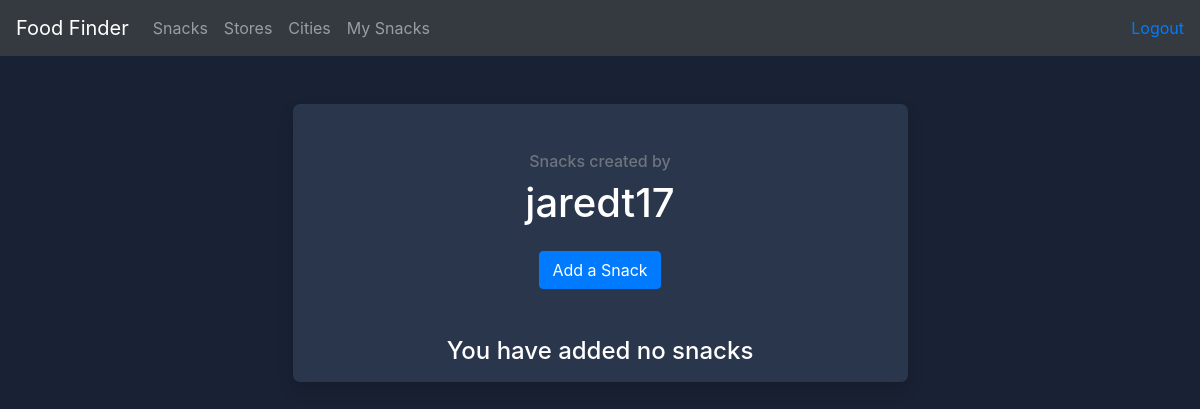
The page /food/my_snacks/ (signed in) on the database as committed earlier.
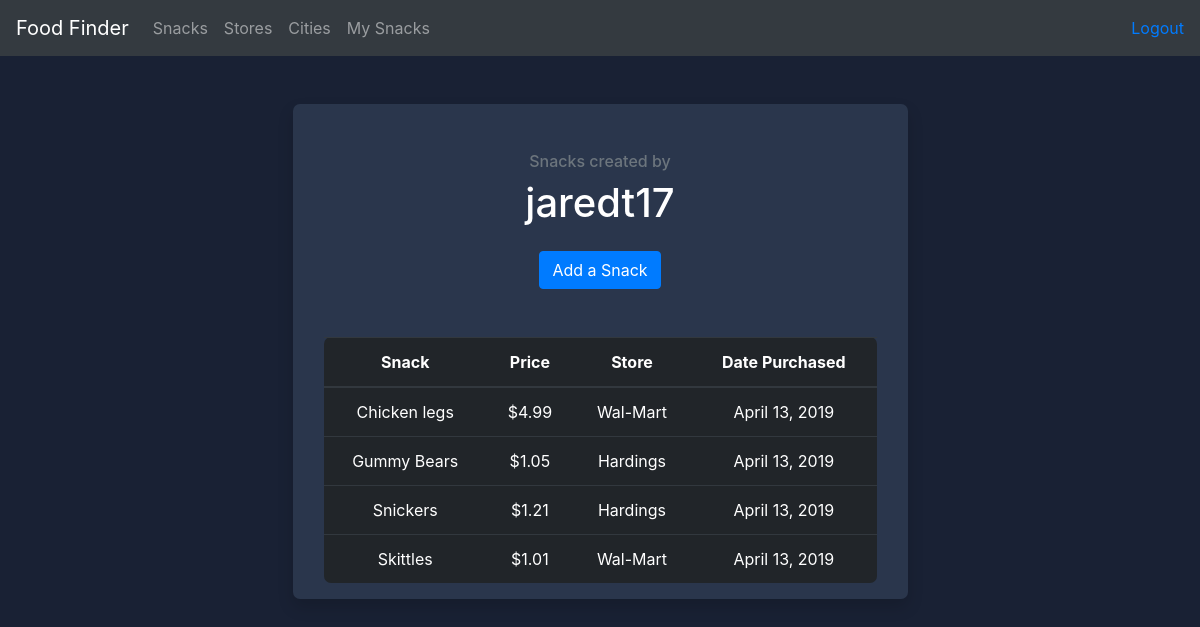
The same page on the database as committed later.
### food/models.py (models this page shows)
class Snack(models.Model):
    store = models.ForeignKey(Store, on_delete=models.CASCADE)
    name = models.CharField(max_length=255)
    price = models.DecimalField(default=1.00, decimal_places=2, max_digits=6)
    date_found = models.DateTimeField(auto_now_add=True, blank=True)
    sale = models.BooleanField(default=False)
    snack_author = models.ForeignKey(settings.AUTH_USER_MODEL, on_delete=models.CASCADE, null=True)
    def __str__(self):
        return f'%s' % self.name
    def pretty_price_string(self):
        fancy_price = f'$%.2f' % self.price
        return fancy_price

class Store(models.Model):
    name = models.CharField(max_length=255)
    city = models.CharField(max_length=255)
    def __str__(self):
        return f'%s' % self.name

### food/views.py (the view)
# urls.py: path('my_snacks/', views.user_snacks, name='my_snacks'),
@login_required()
def user_snacks(request):
    users_snacks = Snack.objects.filter(snack_author=request.user)
    context = {
        'users_snacks': users_snacks
    }
    return render(request, 'food/my_snacks.html', context)

### food/templates/food/my_snacks.html
{% extends 'food/base.html' %}
{% block content %}
    <div class="row justify-content-center mt-5">
        <div class="col-6 text-center shadow">
            <div class="m-3">
                <div class="m-5">
                    <h6 class="text-muted">Snacks created by</h6>
                    <h1>{{ user }}</h1>
                    <a class="text-white btn btn-md btn-primary mt-3" href="{% url 'food:create_snack' %}">Add a Snack</a>
                </div>
                {% if users_snacks %}
                    <table class="table table-dark">
                     <thead>
                        <tr>
                            <th scope="col">Snack</th>
                            <th scope="col">Price</th>
                            <th scope="col">Store</th>
                            <th scope="col">Date Purchased</th>
                        </tr>
                      </thead>
                    <tbody>
                    {% for snack in users_snacks %}
                        <tr>
                        <td>{{ snack }}</td>
                        <td>{{ snack.pretty_price_string }}</td>
                        <td>{{ snack.store }}</td>
                        <td>{{ snack.date_found.date }}</td>
                        </tr>
                    {% endfor %}
                    </tbody>
                    </table>
                {% else %}
                    <h4>You have added no snacks</h4>
                {% endif %}
            </div>
        </div>
    </div>
{% endblock %}

Rows that differ between the two databases and show on the page:
added Snack: name "Chicken legs", pretty_price_string "$4.99", store "Wal-Mart", date_found "April 13, 2019"
added Snack: name "Gummy Bears", pretty_price_string "$1.05", store "Hardings", date_found "April 13, 2019"
added Snack: name "Snickers", pretty_price_string "$1.21", store "Hardings", date_found "April 13, 2019"
added Snack: name "Skittles", pretty_price_string "$1.01", store "Wal-Mart", date_found "April 13, 2019"
Other text that changed with them:
text no longer shown: "You have added no snacks"
text now shown: "Snack Price Store Date Purchased"
